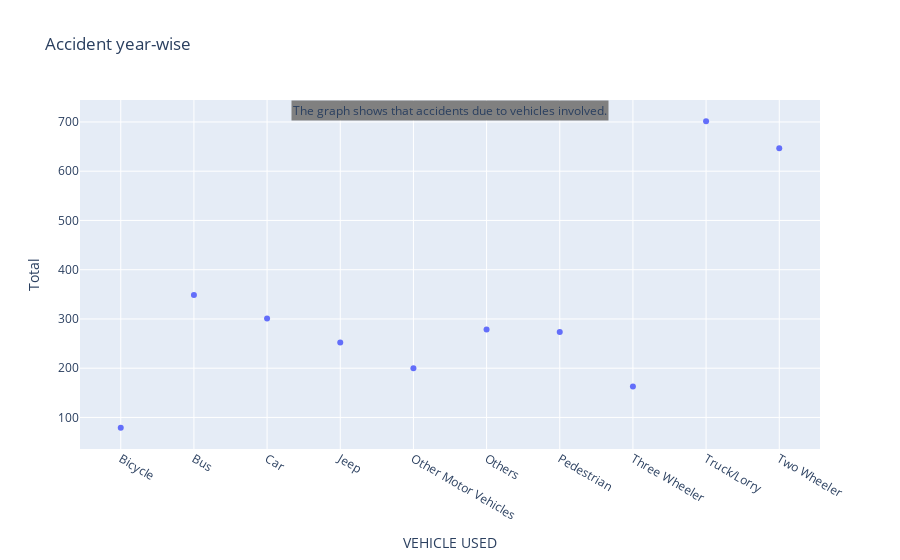

The cell this chart's notebook holds for it:
### Code cell
# vehicles involved
Total = ['Bicycle', 'Bus','Car','Jeep','Other Motor Vehicles','Others','Pedestrian','Three Wheeler','Truck/Lorry','Two Wheeler']
fig = px.scatter(grouped_obj, x=grouped_obj.index, y='Total', title='Accident year-wise')
conclusion = 'The graph shows that accidents due to vehicles involved.'
fig.add_annotation(text=conclusion, xref='paper', yref='paper', x=.5, y=1, bgcolor='grey', showarrow=False, font=dict(size=12))
fig.show()

### Figure 1 — Plotly figure (JSON) as saved in the notebook; plotly's stock layout.template omitted (floating-point values rounded to 4 significant figures)
{"data": [{"hovertemplate": "VEHICLE USED=%{x}<br>Total=%{y}<extra></extra>", "legendgroup": "", "marker": {"color": "#636efa", "symbol": "circle"}, "mode": "markers", "name": "", "orientation": "v", "showlegend": false, "type": "scatter", "x": ["Bicycle", "Bus", "Car", "Jeep", "Other Motor Vehicles", "Others", "Pedestrian", "Three Wheeler", "Truck/Lorry", "Two Wheeler"], "xaxis": "x", "y": [78.99, 348.5, 301.2, 252.2, 199.7, 278.6, 273.6, 162.7, 701.5, 646.7], "yaxis": "y"}], "layout": {"annotations": [{"bgcolor": "grey", "font": {"size": 12}, "showarrow": false, "text": "The graph shows that accidents due to vehicles involved.", "x": 0.5, "xref": "paper", "y": 1, "yref": "paper"}], "legend": {"tracegroupgap": 0}, "title": {"text": "Accident year-wise"}, "xaxis": {"anchor": "y", "domain": [0, 1], "title": {"text": "VEHICLE USED"}}, "yaxis": {"anchor": "x", "domain": [0, 1], "title": {"text": "Total"}}}}
